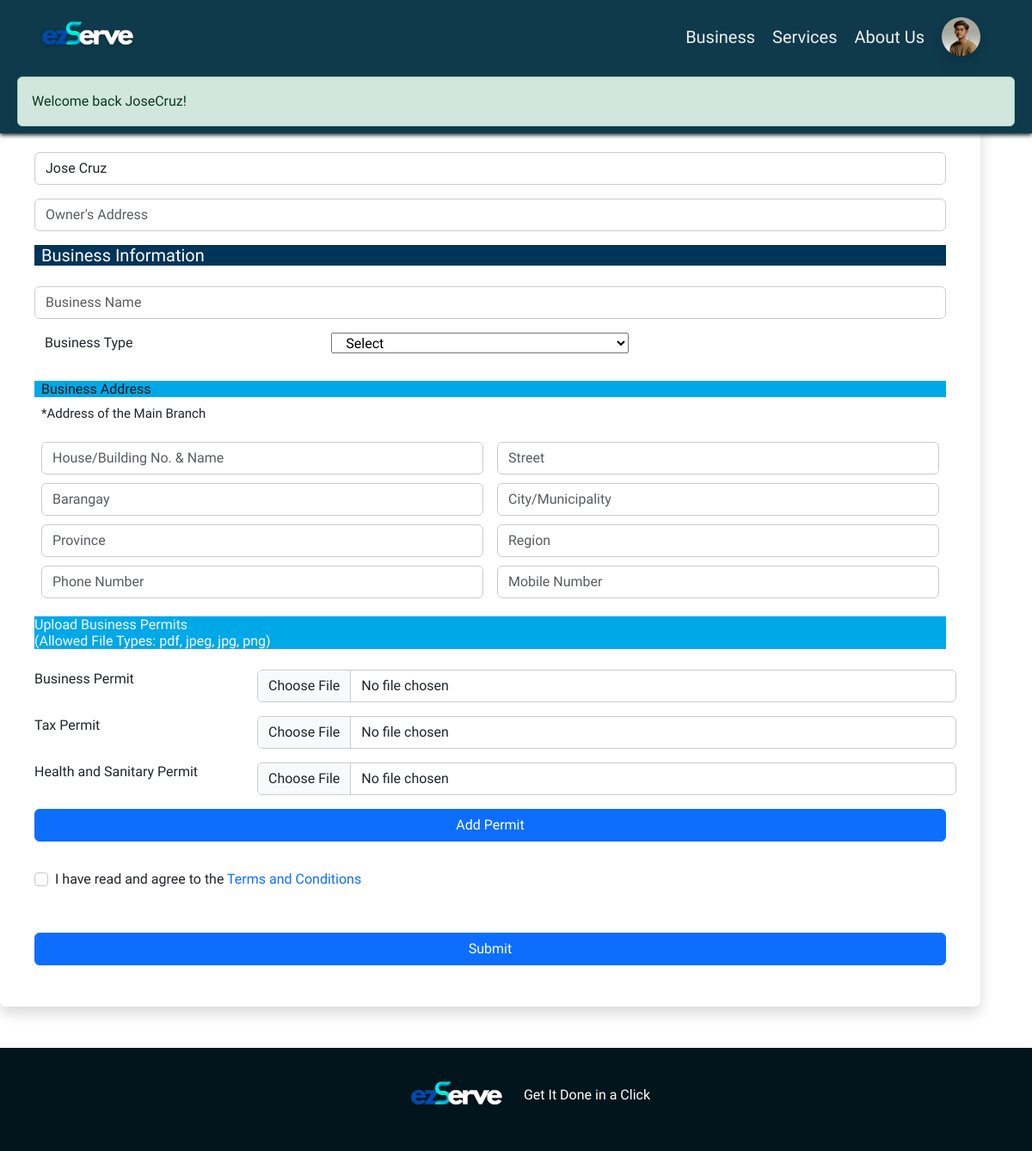
The page /?page=bus-register (signed in) on the database its author committed.
### tables this page shows
CREATE TABLE `business_owner` (
  `ownerID` int(11) NOT NULL,
  `fname` varchar(50) NOT NULL,
  `lname` varchar(50) NOT NULL,
  `birthday` date NOT NULL,
  `email` varchar(50) NOT NULL,
  `verification_code` varchar(200) NOT NULL,
  `number` varchar(30) NOT NULL,
  `ownerAddress` varchar(255) NOT NULL,
  `username` varchar(100) NOT NULL,
  `password` varchar(100) NOT NULL,
  `repassword` varchar(100) NOT NULL,
  `usertype` varchar(50) NOT NULL,
  `profileImage` longblob NOT NULL,
  `status` tinyint(4) NOT NULL,
  `created` timestamp NOT NULL DEFAULT current_timestamp(),
  `updated` timestamp NOT NULL DEFAULT current_timestamp()
);

### index.php (called while the page is built, shortened)
<?php
	require 'functions.php';
	require 'page.php';
?>

### app/functions/userFunction.php (called while the page is built, shortened)
<?php
function viewUser($userID) {
    global $DB;
    $usertype = $_SESSION[AUTH_TYPE];
    if ($usertype === 'client') {
        $query = $DB->prepare("SELECT * FROM client WHERE clientID = ?");
    } elseif ($usertype === 'business owner') {
        $query = $DB->prepare("SELECT * FROM business_owner WHERE ownerID = ?");
    } else {
        return null;
    }
    $query->bind_param("i", $userID);
    $query->execute();
    $result = $query->get_result();
    $user = $result->fetch_object();
    return $user;
}
?>

### elements/bus-reg-form.php (the view, shortened to what this page needs)
<div class="bus-reg container row justify-content-center align-items-center">
    <div id="reg-form" class="card justify-content-between border-0 shadow p-3 mb-5 bg-white rounded">
        <div class="card-body">
            <h1>Business Registration</h1>
            <form method="post" enctype="multipart/form-data">
                <div class="row g-3 p-3">
                    <h5>Owner Information</h5>
                    <?php
                        $userData = viewUser($_SESSION['userID']);
                        $fname = $userData->fname;
                        $lname = $userData->lname;
                        $ownerAddress = $userData->ownerAddress;
                    ?>
                    <input type="text" class="form-control" name="fname" id="fname" placeholder="First Name"  readonly value="<?php echo $fname," ", $lname; ?>">
                    <input type="text" class="form-control" name="data[ownerAddress]" id="ownerAddress" placeholder="Owner's Address" readonly value="<?php echo $ownerAddress;?>">
                    <h5>Business Information</h5>
                    <input type="text" class="form-control" name="data[busName]" id="busName" placeholder="Business Name">
                    <div class="row pt-3">
                    <p class="col-sm-4">Business Type</p>
                        <select class="select col-sm-4 mb-3" name="data[busType]" required>
                            <option value="" selected disabled>Select</option>
                        </select>
                    </div>
                    <h6 class="page-title">Business Address</h6>
                    <p class="note">*Address of the Main Branch</p>
                    <div class="overflow-hidden">
                        <div class="row g-3">
                            <div class="col">
                                <input type="text" class="form-control" name="data[house_building]" id="house_building" placeholder="House/Building No. & Name" >
                            </div>
                            <div class="col">
                                <input type text class="form-control" name="data[street]" id="street" placeholder="Street" >
                            </div>
                        </div>
                        <div class="row g-3">
                            <div class="col">
                                <input type="text" class="form-control col" name="data[barangay]" id="barangay" placeholder="Barangay">
                            </div>
                            <div class="col">
                                <input type="text" class="form-control col" name="data[city_municipality]" id="city_municipality" placeholder="City/Municipality" required>
                            </div>
                        </div>
                        <div class="row g-3">
                            <div class="col">
                                <input type="text" class="form-control col" name="data[province]" id="province" placeholder="Province" required>
                            </div>
                            <div class="col">
                                <input type="text" class="form-control col" name="data[region]" id="region" placeholder="Region" required>
                            </div>
                        </div>
                        <div class="row g-3">
                            <div class="col">
                                <input type="number" class="form-control col" name="data[phone]" id="phone" placeholder="Phone Number" >
                            </div>
                            <div class="col">
                                <input type="number" class="form-control col" name="data[mobile]" id="mobile" placeholder="Mobile Number" >
                            </div>
                        </div>
                    </div>
                    <div class="p-0">
                        <h6 class="page-title text-light">Upload Business Permits <br> (Allowed File Types: pdf, jpeg, jpg, png)</h6>
                        <div class="row align-items-center d-flex justify-content-center">
                            <span class="col-3">Business Permit</span>
                            <input class="col form-control mt-3" name="business" type="file" id="formFile" required>
                        </div>
                        <div class="row align-items-center d-flex justify-content-center">
                            <span class="col-3">Tax Permit</span>
                            <input class="col form-control mt-3" name="tax" type="file" id="formFile" required>
                        </div>
                        <div class="row align-items-center d-flex justify-content-center">
                            <span class="col-3">Health and Sanitary Permit</span>
                            <input class="col form-control mt-3" name="sanitary" type="file" id="formFile" required>
                        </div>
                    </div>
                        <button type="button" class="btn btn-primary mt-3" id="addPermitBtn">Add Permit</button>
                    <div class="form-check">
                        <input class="form-check-input" type="checkbox" id="termsCheckbox" name="termsCheckbox" required>
                        <label class="form-check-label" for="termsCheckbox">
                            I have read and agree to the <a href="#termsModal" data-bs-toggle="modal">Terms and Conditions</a>
                        </label>
                    </div>
                        <button type="submit" class="btn btn-primary mt-5">Submit</button>
                    </div>
                </div>
        </div>
    </div>

### elements/owner_header.php (shortened to what this page needs)
<?php if( ! defined( 'ACCESS' ) ) die( 'DIRECT ACCESS NOT ALLOWED' );
if (isset($_SESSION['userID'])) {
    $usertype = isset($_SESSION['usertype']) ? $_SESSION['usertype'] : '';
    if ($usertype === 'client') {
        $allowed_pages = array('services',
        'default',
        'about',
        'client_profile',
        'client_business_details',
        'client_package',
        'client_view_package',
        'checkout',
        'client_purchase',
        'voucher',
        'client_custom',
        'custom_checkout',
        'custom_voucher',
        'client-order-history'
    );
        $current_page = isset($_GET['page']) ? $_GET['page'] : 'default';
        if (!in_array($current_page, $allowed_pages)) {
            header('Location: ' . SITE_URL . '/?page=default');
            exit();
        }
    }
    else if ($usertype === 'business owner') {
        $current_page = isset($_GET['page']) ? $_GET['page'] : 'default';
    }
}
if (isset($_SESSION['userID'])) {
    $userData = viewUser($_SESSION['userID']);
    $profileImage = !empty($userData->profileImage) ? $userData->profileImage : '';
} else {
    $profileImage = '';
}
?>
<!DOCTYPE html>
<html lang="en">
<head>
    <link href="https://cdn.jsdelivr.net/npm/bootstrap@5.3.0/dist/css/bootstrap.min.css" rel="stylesheet">
    <link rel="stylesheet" href="https://cdn.jsdelivr.net/npm/bootstrap-icons@1.3.0/font/bootstrap-icons.css">
    <link href="./assets/view.css" rel="stylesheet">
  </head>
<body>
    <header class="header align-items-center justify-content-center fixed-top  " style="height: auto">
    <div class=" header-nav d-flex justify-content-between align-items-center" style="height: auto">
        <div class="title">
            <img class="logo col-sm-7" src="assets/images/has shadow.png">
        </div>
        <nav class="d-flex  align-items-center ">
        <ul class="burger-menu " id="burgerDropdown" >
    <li><a class="burger-item <?php echo ($current_page === 'owner_business') ? 'active' : ''; ?>" href="<?= SITE_URL ?>/?page=owner_business">Business</a></li>
    <li><a class="burger-item <?php echo ($current_page === 'services') ? 'active' : ''; ?>" href="<?= SITE_URL ?>/?page=services">Services</a></li>
    <li><a class="burger-item <?php echo ($current_page === 'about') ? 'active' : ''; ?>" href="<?= SITE_URL ?>/?page=about">About Us</a></li>
                <?php if (isset($_SESSION[AUTH_ID])) { ?>
            <li class="dropdown profile-drop" >
            <?php if (isset($_SESSION[AUTH_NAME])): ?>
                <a class="d-flex" href="#" id="navbarDropdown" role="button" data-bs-toggle="dropdown" aria-expanded="false">
                    <?php if (isset($_SESSION[AUTH_ID]) && !empty($profileImage)): ?>
                        <img class=" rounded-circle shadow " src="<?php echo $profileImage; ?>" alt="User's Picture" style="width: 45px; height: 45px;">
                    <?php else: ?>
                        <i class="bi bi-person-circle" style="font-size: 45px"></i>
                    <?php endif; ?>
                </a>
            <?php else: ?>
                <a class="d-flex" href="#" id="navbarDropdown" role="button" data-bs-toggle="dropdown" aria-expanded="false">
                    <i class="bi bi-person-fill"></i>
                </a>
            <?php endif; ?>
            </li>
        <?php } ?>
    </ul>
</nav>
    </div>
    <div class="message row m-0">
      <div class="col left-content">
     <?= show_message(); ?>
     </div>
</div>
</header>

### assets/view.css (style rules this page uses)
body { font-family: "Lexend exa", Arial; overflow-x: hidden; background-image: url(./images/bg-2.png); background-repeat:repeat-y; background-size: cover; }
.form-control { border: 1px solid #ccc; }
h1 { color: #000000; }
.message { z-index: 999; }
header { background-color: #0f3a4b; box-shadow: 0px 2px 5px #031b23; }
nav li { list-style: none; padding: 0px 10px; }
nav ul { margin-top: 20px; }
a { text-decoration: none; }
h1 { font-family: "Arvo"!important; }
.bus-reg { width: 80vw; padding: 20vh; margin: 0px 10vw; }
@media (max-width:1250px) { .bus-reg { margin-top: 100px; padding: 0px; margin: 0px; width: 100%; } }
.bus-reg h5 { background-color: #003459; color: #fff; }
.bus-reg h6 { background-color: #00a8e8; color: #161616; }
.bus-reg .overflow-hidden .row { padding: 5px 0px; }
.note { padding: 5; margin: 0; font-size: 15px; }
.form-check-input { border: 1px solid #c4c9ce!important; }

### elements/owner_header.php (style rules this page uses)
@media (max-width: 2000px) { .logo { width: 10rem; height: 5rem; margin-left: 20px; } }
@media (max-width: 2000px) { nav { margin: 0 50px; } }
@media (max-width: 2000px) { nav ul { display: flex; justify-content: space-between; align-items: center; } }
@media (max-width: 2000px) { .title { display:flex; flex-direction: row; align-items: center; justify-content: center; } }
@media (max-width: 2000px) { .burger-menu li a { color: #f1f1f1; text-decoration: none; font-size: 20px; } }
nav { display: flex; justify-content: start; }
nav ul { padding:0; }
.profile-drop { z-index: 1040!important; }

### rows shown on the page
business_owner: profileImage (picture), fname "Jose Cruz"

### other values the page prints
$_SESSION[ 'MESSAGE' ] "Welcome back JoseCruz!"
